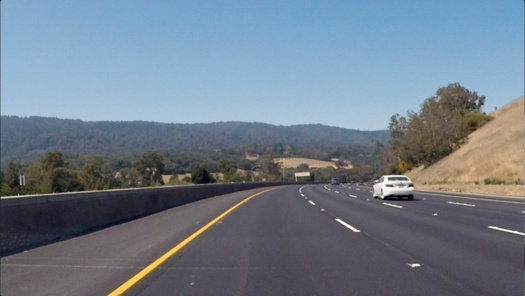
#> input picture images/curved_lane.jpg, 525 x 296 px, shrunk from 1280 x 720 before the run
$ jupyter execute 'Finding Edges and Custom Kernels.ipynb'   (shell and % lines are left out)
#> lines starting #> are read from the running program, lines starting #| are printed output that depends on the picture
# Creating a Filter, Edge Detection

### Import resources and display image

[cell 1]
import matplotlib.pyplot as plt
import matplotlib.image as mpimg

import cv2
import numpy as np


# Read in the image
image_lane = mpimg.imread('images/curved_lane.jpg')
#> image_lane is the input picture: shape (296, 525, 3); mean R, G, B 112.1, 125, 138.7

plt.imshow(image_lane)

### Convert the image to grayscale

[cell 2]
# Convert to grayscale for filtering
image_copy = np.copy(image_lane)
image_rgb = cv2.cvtColor(image_copy, cv2.COLOR_BGR2RGB)

gray_lane = cv2.cvtColor(image_rgb, cv2.COLOR_RGB2GRAY)
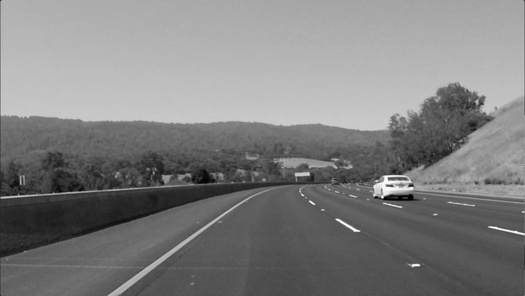
#> gray_lane: shape (296, 525); min 0, max 255, mean 127.6

plt.imshow(gray_lane, cmap='gray')

### TODO: Create a custom kernel

Below, you've been given one common type of edge detection filter: a Sobel operator.

The Sobel filter is very commonly used in edge detection and in finding patterns in intensity in an image. Applying a Sobel filter to an image is a way of **taking (an approximation) of the derivative of the image** in the x or y direction, separately. The operators look as follows.

**It's up to you to create a Sobel x operator and apply it to the given image.**

For a challenge, see if you can put the image through a series of filters: first one that blurs the image (takes an average of pixels), and then one that detects the edges.

[cell 3]
# Create a custom kernel
# 3x3 array for edge detection
# Create and apply a Sobel x operator
sobel_x_3 = np.array([[ -1, 0, 1],
                   [ -2, 0, 2],
                   [ -1, 0, 1]])


# Filter the image using filter2D, which has inputs: (grayscale image, bit-depth, kernel)
image_sobel_x_3 = cv2.filter2D(gray_lane, -1, sobel_x_3)

plt.imshow(image_sobel_x_3, cmap='gray')

### Test out other filters!

You're encouraged to create other kinds of filters and apply them to see what happens! As an **optional exercise**, try the following:
* Create a filter with decimal value weights.
* Create a 5x5 filter
* Apply your filters to the other images in the `images` directory.

[cell 4]
# Create a custom kernel
## TODO: Create and apply a Sobel y operator
sobel_y_3 = np.array([[ -1, -2, -1],
                   [ 0, 0, 0],
                   [ 1, 2, 1]])


# Filter the image using filter2D, which has inputs: (grayscale image, bit-depth, kernel)
image_sobel_y_3 = cv2.filter2D(gray_lane, -1, sobel_y_3)

plt.imshow(image_sobel_y_3, cmap='gray')

[cell 5]
# Create a custom kernel
# 3x3 array for edge detection with decimal values - small: 0.5
# Create and apply a Sobel x operator
sobel_dec_x_05 = np.array([[ -0.5, 0.0, 0.5],
                   [ -1.0, 0.0, 1.0],
                   [ -0.5, 0.0, 0.5]])

# Filter the image using filter2D, which has inputs: (grayscale image, bit-depth, kernel)
image_sobel__dec_x_05 = cv2.filter2D(gray_lane, -1, sobel_dec_x_05)

plt.imshow(image_sobel__dec_x_05, cmap='gray')

[cell 6]
sobel_dec_y_05 = np.array([[ -0.5, -1.0, -0.5],
                   [ 0.0, 0.0, 0.0],
                   [ 0.5, 1.0, 0.5]])

# Filter the image using filter2D, which has inputs: (grayscale image, bit-depth, kernel)
image_sobel__dec_y_05 = cv2.filter2D(gray_lane, -1, sobel_dec_y_05)
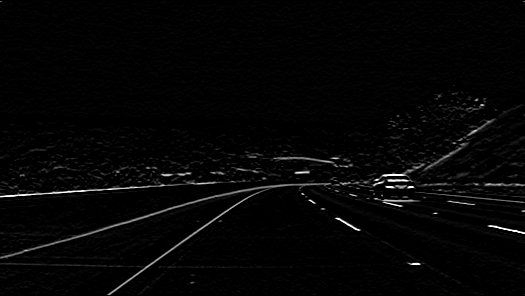
#> image_sobel__dec_y_05: shape (296, 525); min 0, max 255, mean 5.1

plt.imshow(image_sobel__dec_y_05, cmap='gray')

[cell 7]
# Create a custom kernel
# 3x3 array for edge detection with decimal values - large: 2.5
# Create and apply a Sobel x operator
sobel_dec_x_25 = np.array([[ -2.5, 0.0, 2.5],
                   [ -5.0, 0.0, 5.0],
                   [ -2.5, 0.0, 2.5]])

# Filter the image using filter2D, which has inputs: (grayscale image, bit-depth, kernel)
image_sobel__dec_x_25 = cv2.filter2D(gray_lane, -1, sobel_dec_x_25)
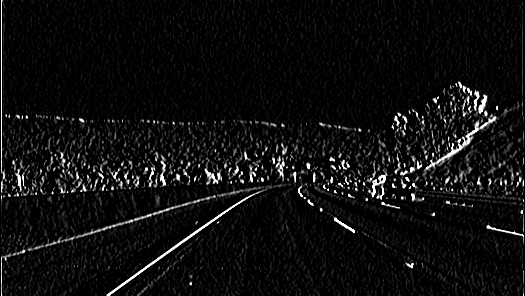
#> image_sobel__dec_x_25: shape (296, 525); min 0, max 255, mean 14.7

plt.imshow(image_sobel__dec_x_25, cmap='gray')

[cell 8]
sobel_dec_y_25 = np.array([[ -2.5, -5.0, -2.5],
                   [ 0.0, 0.0, 0.0],
                   [ 2.5, 5.0, 2.5]])

# Filter the image using filter2D, which has inputs: (grayscale image, bit-depth, kernel)
image_sobel__dec_y_25 = cv2.filter2D(gray_lane, -1, sobel_dec_y_25)
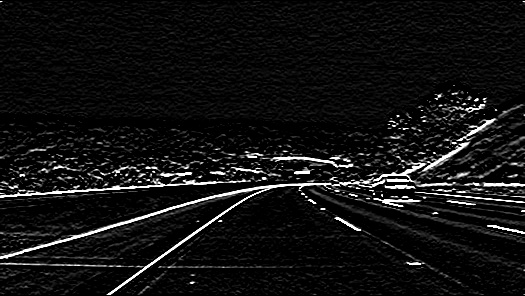
#> image_sobel__dec_y_25: shape (296, 525); min 0, max 255, mean 17.9

plt.imshow(image_sobel__dec_y_25, cmap='gray')

[cell 9]
# load new image
# Read in the image
image_trees = mpimg.imread('images/bridge_trees_example.jpg')
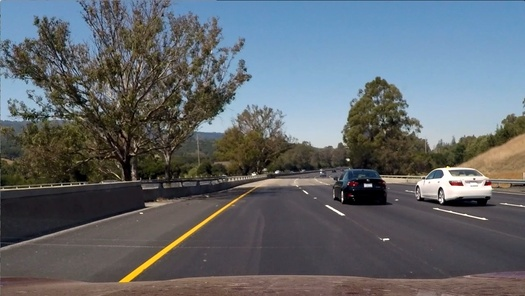
#> input picture images/bridge_trees_example.jpg, 525 x 296 px, shrunk from 1280 x 720 before the run
#> image_trees is the input picture: shape (296, 525, 3); mean R, G, B 97, 102.6, 107.9

plt.imshow(image_trees)

[cell 10]
# Convert to grayscale for filtering
image_copy = np.copy(image_trees)
image_rgb = cv2.cvtColor(image_copy, cv2.COLOR_BGR2RGB)

gray_trees = cv2.cvtColor(image_rgb, cv2.COLOR_RGB2GRAY)
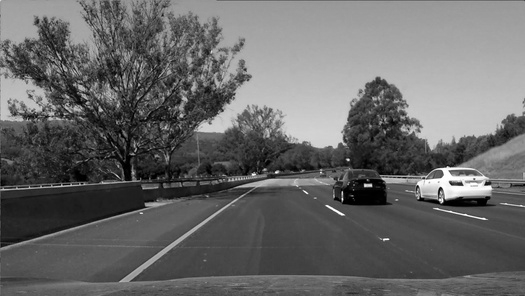
#> gray_trees: shape (296, 525); min 0, max 255, mean 103.6

plt.imshow(gray_trees, cmap='gray')

[cell 11]
## TODO: Create and apply a Sobel x operator 5x5 kernel
sobel_x_5 = np.array([[ -1, -1, 0, 1, 1],
                   [ -2, -2, 0, 2, 2],
                   [ -2, -2, 0, 2, 2],
                   [ -2, -2, 0, 2, 2],
                   [ -1, -1, 0, 1, 1]])


# Filter the image using filter2D, which has inputs: (grayscale image, bit-depth, kernel)
image_sobel_x_5 = cv2.filter2D(gray_trees, -1, sobel_x_5)
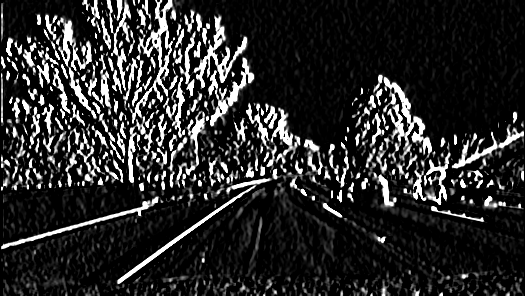
#> image_sobel_x_5: shape (296, 525); min 0, max 255, mean 42

plt.imshow(image_sobel_x_5, cmap='gray')

[cell 12]
# Create a custom kernel 5x5

# 5x5 array for edge detection
#Create and apply a Sobel y operator
sobel_y_5 = np.array([[ -1, -2, -2, -2, -1],
                   [ -1, -2, -2, -2, -1],
                   [ 0, 0, 0, 0, 0],
                   [ 1, 2, 2, 2, 1],
                   [ 1, 2, 2, 2, 1]])

# Filter the image using filter2D, which has inputs: (grayscale image, bit-depth, kernel)
image_sobel_y_5 = cv2.filter2D(gray_trees, -1, sobel_y_5)
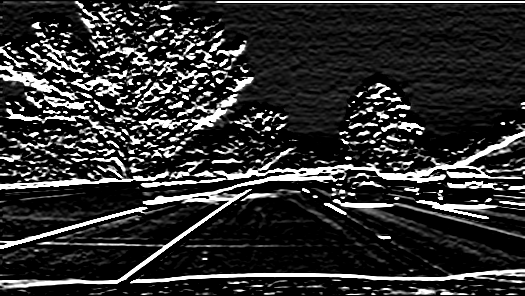
#> image_sobel_y_5: shape (296, 525); min 0, max 255, mean 48.2

plt.imshow(image_sobel_y_5, cmap='gray')

[cell 13]
# Load new image
# Read in the image
image_lines = mpimg.imread('images/white_lines.jpg')
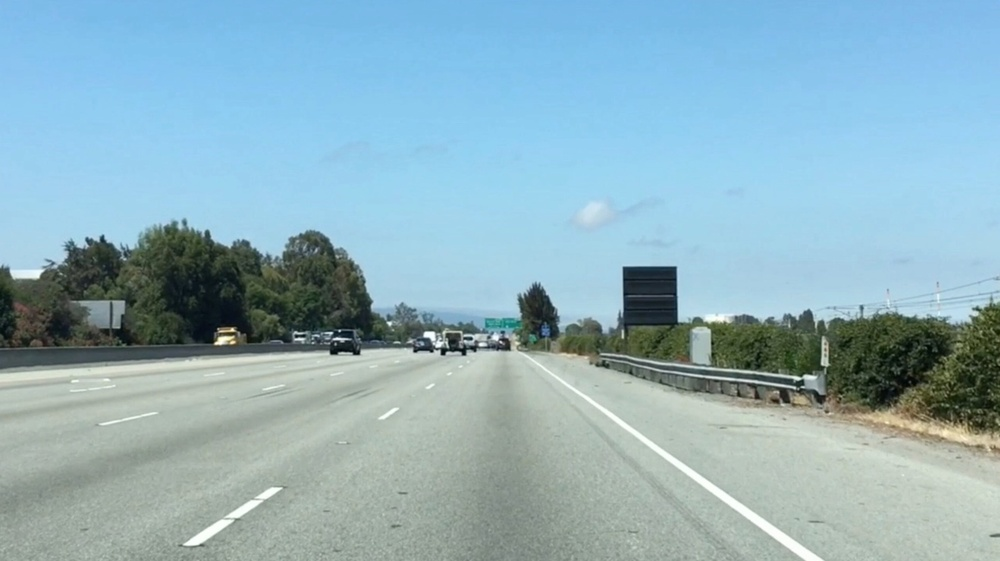
#> input picture images/white_lines.jpg, 1000 x 561 px, shrunk from 2436 x 1366 before the run
#> image_lines is the input picture: shape (561, 1000, 3); mean R, G, B 143.6, 177.1, 188.4

plt.imshow(image_lines)

[cell 14]
# Convert to grayscale for filtering
image_copy = np.copy(image_lines)
image_rgb = cv2.cvtColor(image_copy, cv2.COLOR_BGR2RGB)
#> image_rgb: shape (561, 1000, 3)

gray_lines = cv2.cvtColor(image_rgb, cv2.COLOR_RGB2GRAY)

plt.imshow(gray_lines, cmap='gray')

[cell 15]
# blurr image with OpenCV
# average filter
avg_filter = cv2.blur(gray_lines,(50,50)) # kernel 50x50

plt.imshow(avg_filter, cmap='gray')

[cell 16]
# blurr image with OpenCV
# Gaussian filter
gaussian_blur_filter = cv2.GaussianBlur(gray_lines, (55,55),0)

plt.imshow(gaussian_blur_filter, cmap='gray')

[cell 17]
# blurr image with OpenCV
# Median filter
median_blur_filter = cv2.medianBlur(gray_lines,55)
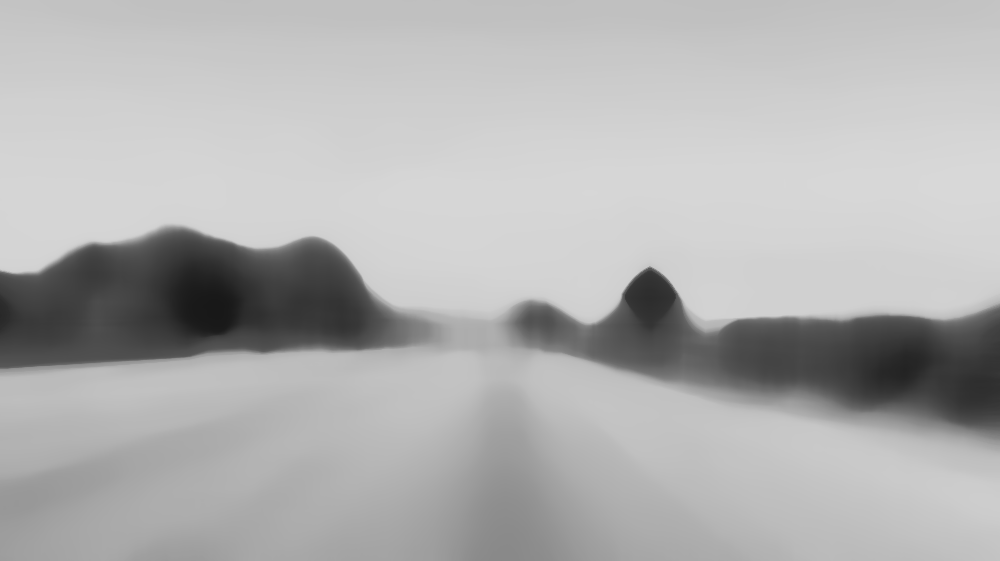
#> median_blur_filter: shape (561, 1000); min 24, max 216, mean 177.3

plt.imshow(median_blur_filter, cmap='gray')

[cell 18]
# blurr image with OpenCV
# Bilateral filter
bilateral_filter = cv2.bilateralFilter(gray_lines,35,125,125)

plt.imshow(bilateral_filter, cmap='gray')
